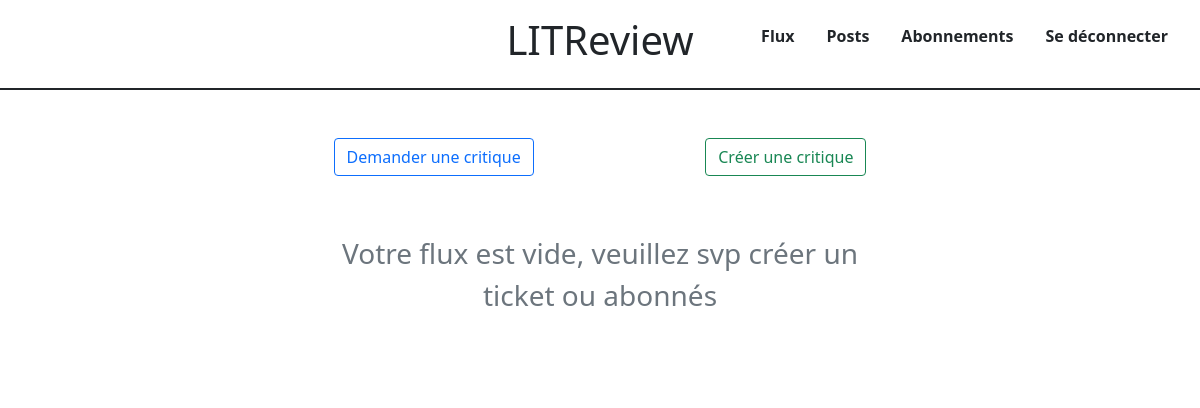
The app's page /flux/ (signed in), older data.
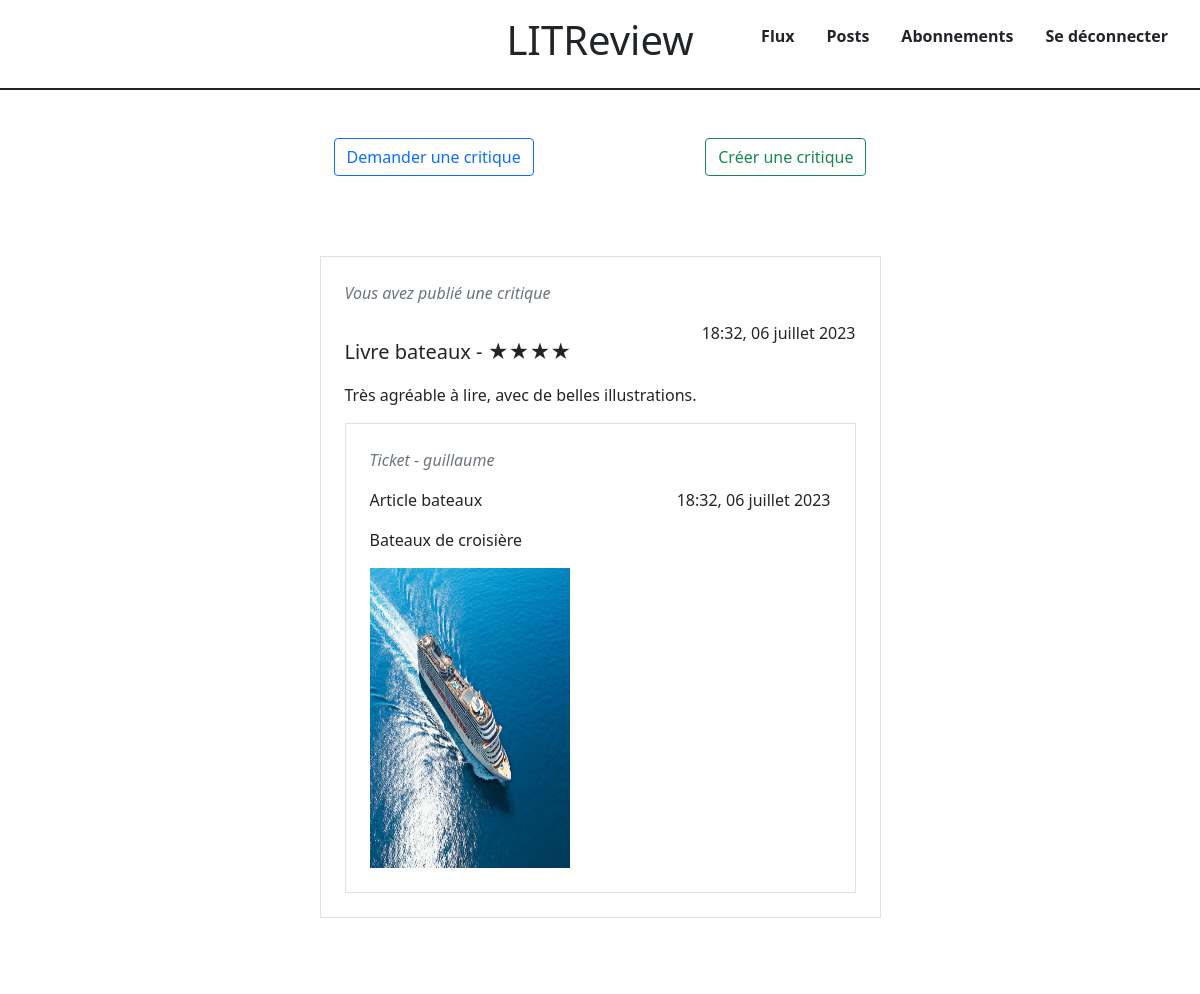
The same page, newer data.
### app1/models.py (models this page shows, shortened)
class Review(models.Model):
    ticket = models.ForeignKey(to=Ticket, on_delete=models.CASCADE)
    rating = models.PositiveSmallIntegerField(
        validators=[MinValueValidator(0), MaxValueValidator(5)],
        verbose_name="Note",
    )
    headline = models.CharField(max_length=128, verbose_name="Titre")
    body = models.TextField(max_length=8192, blank=True, verbose_name="Commentaire")
    user = models.ForeignKey(to=settings.AUTH_USER_MODEL, on_delete=models.CASCADE)
    time_created = models.DateTimeField(auto_now=True)

class Ticket(models.Model):
    title = models.CharField(max_length=128, verbose_name="Titre")
    description = models.TextField(max_length=2048, blank=True)
    user = models.ForeignKey(to=settings.AUTH_USER_MODEL, on_delete=models.CASCADE)
    image = models.ImageField(null=True, blank=True)
    time_created = models.DateTimeField(auto_now=True)
    has_review = models.BooleanField(default=False)

### app1/views.py (the view)
# urls.py: path('flux/', flux, name='flux'),
@login_required
def flux(request):
    users_followers = UserFollows.objects.filter(user=request.user)
    users = []
    for user in users_followers:
        users.append(user.followed_user)
    tickets = Ticket.objects.filter(Q(has_review=False) & (Q(user=request.user) | Q(user__in=users)))
    reviews = Review.objects.filter(Q(user=request.user) | Q(user__in=users))
    tickets_and_reviews = sorted(chain(tickets, reviews), key=lambda obj: obj.time_created, reverse=True)
    return render(request, "app1/flux.html", context={"content": tickets_and_reviews})

### app1/templatetags/myfilters.py (called while the page is built)
@register.filter
def model_type(value):
    return type(value).__name__

@register.filter()
def star(value):
    if value != 0:
        value = value * "\u2605"
        return f" - {value}"
    return ""

@register.simple_tag(takes_context=True)
def page_name(context, user, has_review):
    if context["user"] == user:
        if has_review:
            return "Ticket - Vous"
        return "Vous avez publié un ticket"
    return f"Ticket - {user}"

@register.filter
def del_modal_review_name(instance):
    return f'votre commentaire "{str(instance).__str__()}"'

### templates/app1/flux.html (shortened to what this page needs)
{% extends 'base.html' %}
{% load myfilters %}
{% block content %}
    <div class="container w-75 ">
        <div class="d-flex justify-content-evenly pt-5 pb-2">
            <a href="{% url 'create_ticket' %}" class="btn btn-outline-primary">Demander une critique</a>
            <a href="{% url 'create_ticket_review' %}" class="btn btn-outline-success">Créer une critique</a>
        </div>
        <div class="container w-75 p-5">
            {% if content %}
                {% for instance in content %}
                    {% if instance|model_type == 'Ticket' %}
                        {% include 'app1/partials/posts_ticket_snippet.html' with ticket=instance %}
                    {% else %}
                        {% include 'app1/partials/posts_review_snippet.html' with review=instance %}
                    {% endif %}
                {% endfor %}
            {% else %}
                <p class="text-center fs-3 text-muted">Votre flux est vide, veuillez svp créer un ticket ou abonnés</p>
            {% endif %}
        </div>
    </div>
{% endblock %}

### templates/app1/partials/posts_review_snippet.html (shortened to what this page needs)
{% load static %}
{% load myfilters %}
<div class=" border p-4 mt-4">
    {% if request.user == review.user %}
        <p class="fst-italic text-muted">Vous avez publié une critique</p>
    {% else %}
        <p class="fst-italic text-muted">{{ review.user }} a publié une critique</p>
    {% endif %}
    <p class="float-end">{{ review.time_created|date:"H:i, d F Y" }}</p>
    <p class="pt-3 fs-5">{{ review.headline }} {{ review.rating|star }}</p>
    <p>{{ review.body }}</p>
    <div class="border p-4">
        <p class="fst-italic text-muted">{% page_name review.ticket.user review.ticket.has_review %}</p>
        <p class="float-end">{{ review.ticket.time_created|date:"H:i, d F Y" }}</p>
        <p>{{ review.ticket.title }}</p>
        <p>{{ review.ticket.description }}</p>
        {% if review.ticket.image %}
            <img class="" width="200" height="300"
                 src="{% static 'images/media/' %}{{ review.ticket.image }}" alt="{{ ticket.title }}"/>
        {% endif %}
    </div>
</div>

Row changes from the older to the newer data that the page shows:
added Review: shows "Vous avez publié une critique", time_created "18:32, 06 juillet 2023", headline "Livre bateaux", rating|star "- ★★★★", body "Très agréable à lire, avec de belles illustrations.", ticket.username "Ticket - guillaume", ticket.time_created "18:32, 06 juillet 2023", ticket "Article bateaux", ticket.description "Bateaux de croisière", ticket.image (picture)
Text that changed along with them:
text no longer shown: "Votre flux est vide, veuillez svp créer un ticket ou abonnés"
